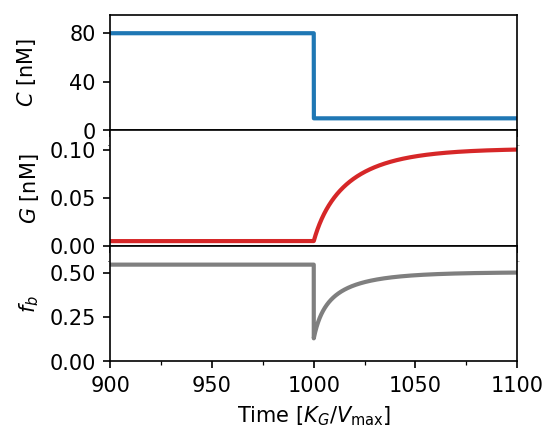

This chart was generated by the following Python code:
import numpy as np
import matplotlib.pyplot as plt


C_i = 80
C_f = 10  # initial and final (mean) ligand concentrations
l = 300000
C = np.zeros(l)
C[0:int(l/3)] = C_i
C[int(l/3):] = C_f

kc = .01
dt = .01
KD = 100
KG = 1
alpha = 100
KM = .001  # Michaelis-Menten constant
G_tot = 10
f_bound = []

# initial G-protein concentration
G_active_i = KG * (KD-C_i) / (alpha*C_i - KD)

G = [G_active_i]
t = [0]
times = np.linspace(0, dt*l, l)

for i in range(l):
    t.append(t[i]+dt)
    K_eff = KD * (G[i]+KG)/(alpha*G[i]+KG)

    f_b = C[i] / (C[i] + K_eff)

    dGdt = kc*(1-f_b)*(G_tot - G[i]) / \
        (KM + G_tot - G[i]) - kc*f_b*G[i]/(KM + G[i])

    G.append(G[i] + dt*dGdt)
    f_bound.append(f_b)
G.pop(0)


plt.rcParams['xtick.top'] = False

fig, ax = plt.subplots(3, 1, figsize=(3.5, 3), dpi=100)
plt.subplots_adjust(hspace=0)
ax[0].plot(times, C, color="C0", linewidth=2)
ax[0].set_ylabel("$C$ [nM]", labelpad=15)

ax[1].plot(times, G, color="C3", linewidth=2)
ax[1].set_ylabel("$G$ [nM]")

ax[2].plot(times, f_bound, color="C7", linewidth=2)
ax[2].set_ylabel("$f_b$")
ax[2].set_xlabel(r"Time [$K_G/V_\mathrm{max}$]")


ax[0].xaxis.set_tick_params(labelsize=0)
ax[1].xaxis.set_tick_params(labelsize=0)


ax[0].set_xticks(range(800, 1201, 50))
ax[1].set_xticks(range(800, 1201, 50))
ax[2].set_xticks(range(800, 1201, 50))
ax[0].set_xticks(range(925, 1151, 50), minor=True)
ax[1].set_xticks(range(925, 1151, 50), minor=True)
ax[2].set_xticks(range(925, 1151, 50), minor=True)

ax[0].set_xlim(900, 1100)
ax[1].set_xlim(900, 1100)
ax[2].set_xlim(900, 1100)

ax[0].set_ylim(0, 95)
ax[1].set_ylim(0.0, 0.12)
ax[2].set_ylim(0., 0.65)

ax[0].set_yticks([0, 40, 80])
ax[1].set_yticks([0.0, 0.05, 0.1])
ax[2].set_yticks([0., 0.25, 0.5])

plt.savefig("time_series.png", dpi=150, bbox_inches='tight')
